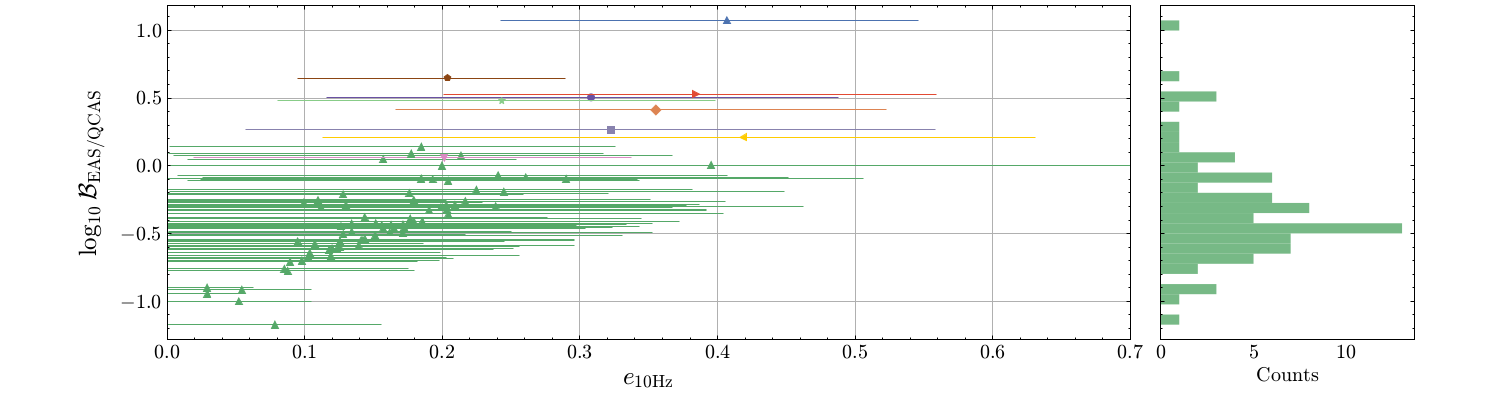
#> input picture presentations/decks/corfu/tools/eccbf-source.png, 1492 x 396 px
$ python digitize_eccbf.py
#> lines starting #> are read from the running program, lines starting #| are printed output that depends on the picture; after the words box and inside, x2 and y2 are one past the last pixel; in counts of white or black regions, pixels touching at a corner belong together
"""Digitise the log10 B_EAS/QCAS vs e_10Hz figure into JSON for the bayes slide."""
import json, pathlib
import numpy as np
from PIL import Image

SRC = pathlib.Path(__file__).with_name('eccbf-source.png')
OUT = pathlib.Path(__file__).parents[1] / 'static' / 'bayes' / 'eccbf.json'

a = np.array(Image.open(SRC).convert('RGB')).astype(int)
p = a[6:339, 168:1130]
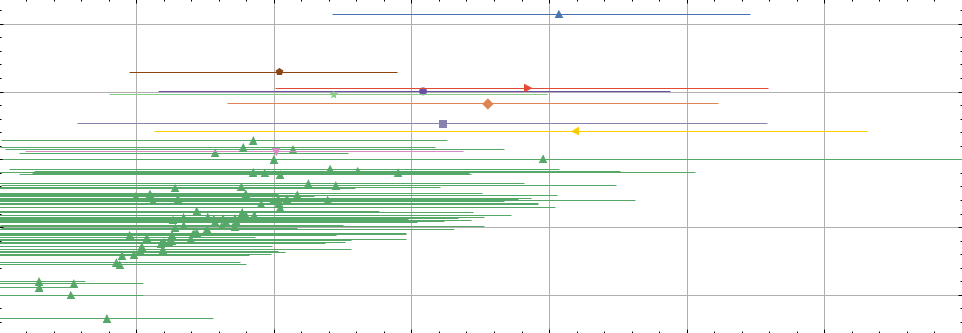
#> p: shape (333, 962, 3) int64; mean R, G, B 238.9, 244.8, 239.4
X = lambda x: (x + 1) / 1376.0
Y = lambda y: (165.6 - (y + 6)) / 135.2
g = (p[:, :, 1] > p[:, :, 0] + 15) & (p[:, :, 1] > p[:, :, 2] + 15)
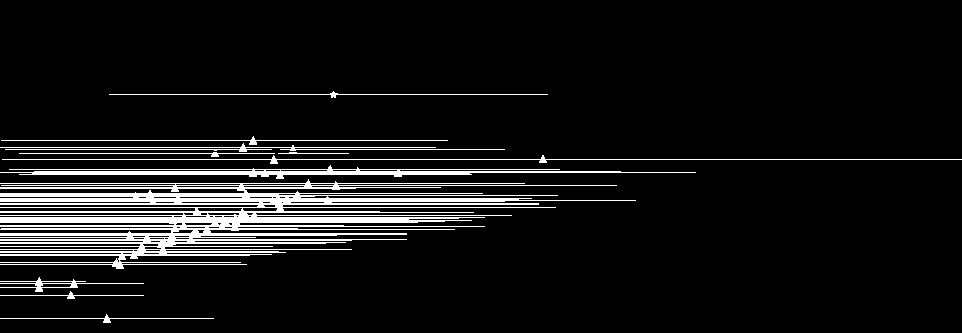
#> g: shape (333, 962) bool; 8.1% white; 11 white regions, largest, box (x1, y1, x2, y2) and area: (0, 179, 636, 269) 18898, (0, 165, 696, 179) 2835, (2, 155, 962, 164) 1032
H, W = g.shape
#> H = 333; W = 962

# --- green population error bars -------------------------------------------
segs = []
for y in range(H):
    x = 0
    while x < W:
        if not g[y, x]:
            x += 1; continue
        s = x
        while x < W and g[y, x]:
            x += 1
        if x - s > 25:
            segs.append((y, s, x - 1))
merged = []
for y, s, e in segs:
    for m in merged:
        if abs(m[-1][0] - y) <= 1 and abs(m[-1][1] - s) < 12 and abs(m[-1][2] - e) < 12:
            m.append((y, s, e)); break
    else:
        merged.append([(y, s, e)])
#> after the loop, m = [(295, 0, 143)]
pop = []
for m in merged:
    yy = np.mean([t[0] for t in m])
    lo, hi = X(np.median([t[1] for t in m])), X(np.median([t[2] for t in m]))
    pop.append({'b': round(Y(yy), 3), 'lo': round(max(lo, 0.0), 3), 'hi': round(hi, 3)})

# --- fill to the marginal histogram ----------------------------------------
# bin grid read off the right-hand panel (10.14 px bins from y=20)
counts = [1,0,0,0,0,1,0,3,1,0,1,1,1,4,2,6,2,6,8,5,13,7,7,5,2,0,3,1,0,1]
edges = [((165.6 - (20.0 + (k + 1) * 10.14)) / 135.2, (165.6 - (20.0 + k * 10.14)) / 135.2)
         for k in range(len(counts))]
rng = np.random.default_rng(7)
for (lo_b, hi_b), n in zip(edges, counts):
    have = sum(1 for e in pop if lo_b <= e['b'] < hi_b)
    for _ in range(max(0, n - have)):
        b = float(rng.uniform(lo_b, hi_b))
        # bar length tracks log B: the least-favoured events have the tightest e bounds
        hi = float(np.clip(0.30 + 0.22 * b + rng.normal(0, 0.05), 0.05, 0.52))
        pop.append({'b': round(b, 3), 'lo': 0.0, 'hi': round(hi, 3)})
for e in pop:                     # median marker sits ~48% along the interval
    e['e'] = round(e['lo'] + 0.48 * (e['hi'] - e['lo']), 3)
pop.sort(key=lambda d: -d['b'])

named = [
    {'e': 0.406, 'lo': 0.242, 'hi': 0.546, 'b': 1.077, 'c': '#4c72b0', 'm': 'up'},
    {'e': 0.204, 'lo': 0.094, 'hi': 0.289, 'b': 0.652, 'c': '#8b4513', 'm': 'pent'},
    {'e': 0.382, 'lo': 0.201, 'hi': 0.558, 'b': 0.533, 'c': '#e24a33', 'm': 'right'},
    {'e': 0.308, 'lo': 0.116, 'hi': 0.487, 'b': 0.507, 'c': '#6a51a3', 'm': 'circ'},
    {'e': 0.355, 'lo': 0.166, 'hi': 0.522, 'b': 0.415, 'c': '#dd8452', 'm': 'diam'},
    {'e': 0.322, 'lo': 0.057, 'hi': 0.558, 'b': 0.267, 'c': '#8882ae', 'm': 'sq'},
    {'e': 0.421, 'lo': 0.113, 'hi': 0.631, 'b': 0.215, 'c': '#ffcc00', 'm': 'left'},
    {'e': 0.201, 'lo': 0.019, 'hi': 0.337, 'b': 0.064, 'c': '#da8bc3', 'm': 'up'},
]
# the slide histograms `population` itself, so ship only the bin grid
grid = [round(edges[-1][0], 4), round(edges[0][1], 4), len(counts)]
got = np.histogram([e['b'] for e in pop], bins=len(counts), range=(grid[0], grid[1]))[0]
print('digitised', counts[::-1])
print('rebuilt  ', list(got))
#| rebuilt   [1, 0, 1, 3, 0, 2, 5, 7, 7, 13, 5, 8, 6, 2, 5, 3, 5, 1, 1, 1, 0, 1, 3, 0, 1, 0, 0, 0, 0, 1]
data = {'note': 'digitised from the eccentric-vs-quasicircular Bayes factor figure',
        'bins': grid, 'population': pop, 'named': named}
json.dump(data, open(OUT, 'w'), indent=1)
print(len(pop), 'population events;', sum(counts), 'expected')
#| 82 population events; 81 expected
